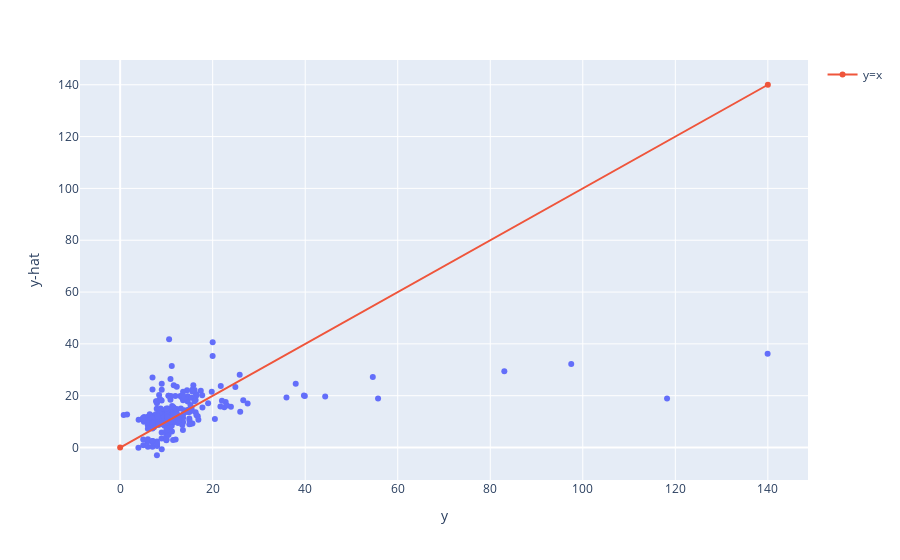

Here is the notebook cell this chart was saved with:
### Code cell
# fit_model9
y_9 = fit_model9.model.endog
print("r =",np.corrcoef(y_9, fit_model9.predict())[0,1])
fig = px.scatter(x=y_9, y=fit_model9.predict(),
                 labels={"x": "y", "y": "y-hat"},)
fig.add_trace(go.Scatter(x=[0,140], y=[0,140], name="y=x", line_shape='linear'))
fig.show()

### Figure 1 — Plotly figure (JSON) as saved in the notebook; plotly's stock layout.template omitted (floating-point values rounded to 4 significant figures; data arrays with more than 128 entries replaced by an {"elided": "..."} marker saying what was removed)
{"data": [{"hovertemplate": "y=%{x}<br>y-hat=%{y}<extra></extra>", "legendgroup": "", "marker": {"color": "#636efa", "symbol": "circle"}, "mode": "markers", "name": "", "orientation": "v", "showlegend": false, "type": "scatter", "x": {"elided": "314 float values"}, "xaxis": "x", "y": {"elided": "314 float values"}, "yaxis": "y"}, {"line": {"shape": "linear"}, "name": "y=x", "type": "scatter", "x": [0, 140], "y": [0, 140]}], "layout": {"legend": {"tracegroupgap": 0}, "margin": {"t": 60}, "xaxis": {"anchor": "y", "domain": [0, 1], "title": {"text": "y"}}, "yaxis": {"anchor": "x", "domain": [0, 1], "title": {"text": "y-hat"}}}}
